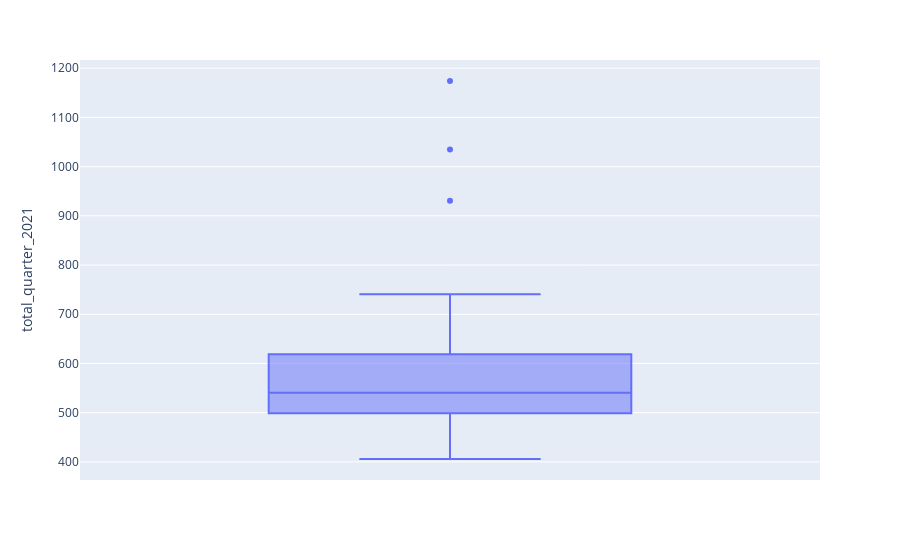

Source (notebook cell):
### Code cell
# checking some outliers
px.box(wage, y='total_quarter_2021' ) # average = 540.40

### Figure 1 — Plotly figure (JSON) as saved in the notebook; plotly's stock layout.template omitted (floating-point values rounded to 4 significant figures)
{"data": [{"alignmentgroup": "True", "hovertemplate": "total_quarter_2021=%{y}<extra></extra>", "legendgroup": "", "marker": {"color": "#636efa"}, "name": "", "notched": false, "offsetgroup": "", "orientation": "v", "showlegend": false, "type": "box", "x0": " ", "xaxis": "x", "y": [471.9, 571.3, 537.9, 584, 516.3, 621.6, 695.9, 405.9, 437.3, 498, 499.4, 493.6, 740.5, 618.1, 653.5, 489.2, 1035.0, 509.9, 515.4, 545.9, 625.4, 451.9, 1174, 503.6, 540.4, 518.9, 527.6, 565.5, 428.4, 571.5, 565, 555.9, 930.8], "y0": " ", "yaxis": "y"}], "layout": {"boxmode": "group", "legend": {"tracegroupgap": 0}, "margin": {"t": 60}, "xaxis": {"anchor": "y", "domain": [0, 1]}, "yaxis": {"anchor": "x", "domain": [0, 1], "title": {"text": "total_quarter_2021"}}}}
